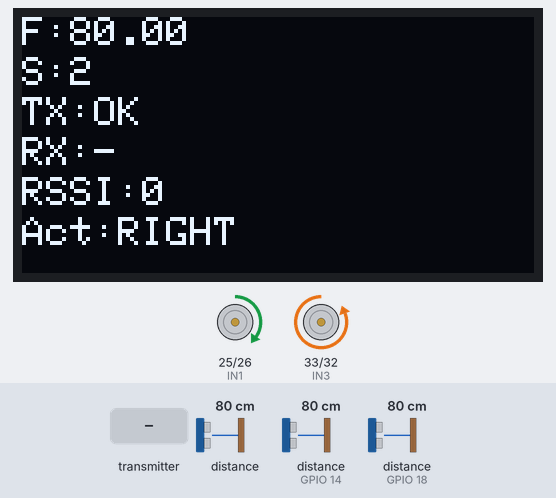
This sketch was run on a simulated ESP32. On the bench: 128×64 one-colour display, motor-driver pin pairs drawn as motors (green arrow = first pin HIGH = forward, orange = second pin HIGH = backward, longer = more drive, scaled by the enable pin). Wiring (inferred from the names in the program): 2 × ultrasonic range finder: trigger GPIO 5, echo GPIO 18 / trigger GPIO 13, echo GPIO 14. The inputs (shaded band) are chosen by the test bench; at power-on: distance to the obstacle 80 cm, distance to the obstacle (sensors on GPIO 14, GPIO 18) 80 cm. The echo pulse lasts 58.3 µs per cm.

Above: at 1.2 s.
1.3 s: distance to the obstacle (sensor 0) set to 11 cm
At 3.53 s:
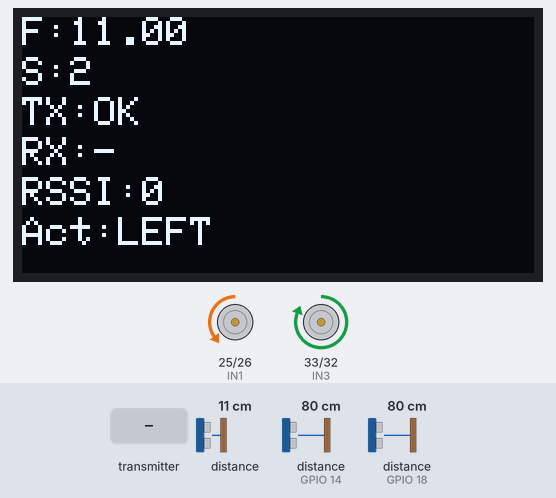
4.3 s: distance to the obstacle (sensor 0) set to 8 cm
At 5.2 s:
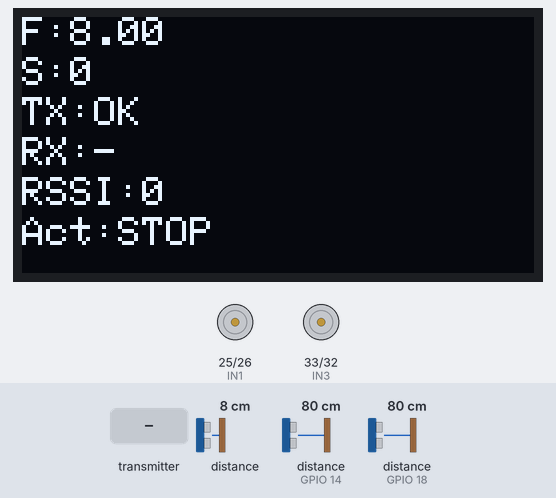
6.3 s: the transmitter starts sending frontDist = 0
At 7.1 s:
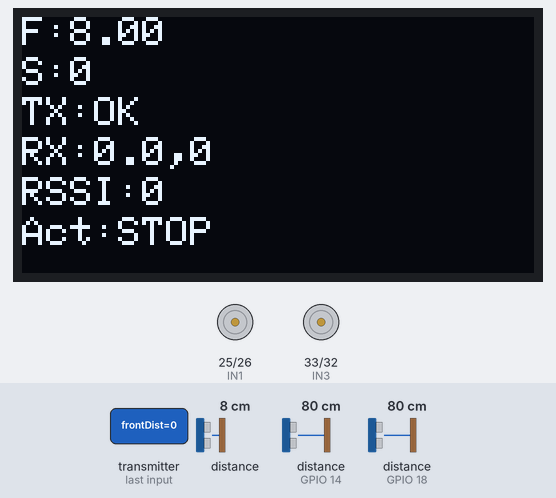
7.9 s: distance to the obstacle (sensor 0) set to 250 cm
At 9.7 s:
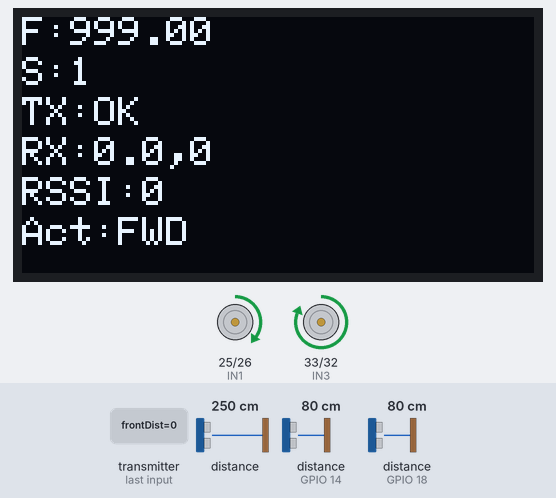
10.0 s: the transmitter starts sending state = 1
At 10.6 s:
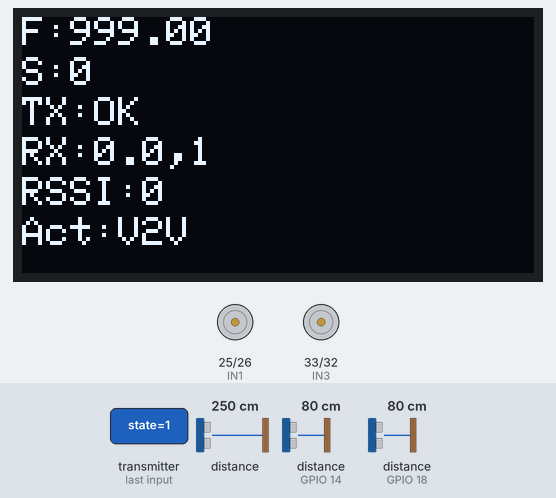
11.5 s: the transmitter starts sending frontDist = 25
At 12.4 s:
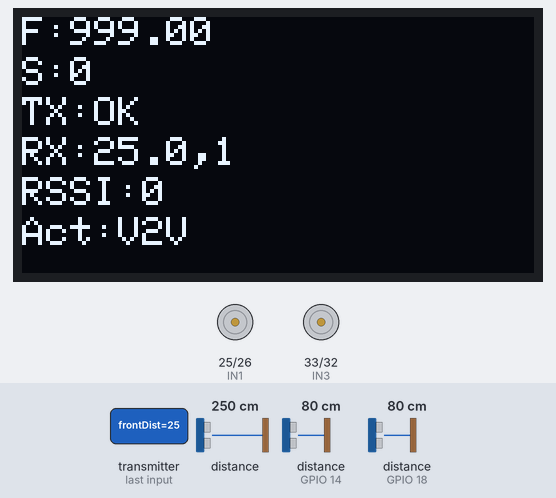
Timing chart, 0 to 14.1 s (numbered marks = the images above; inputs shaded):
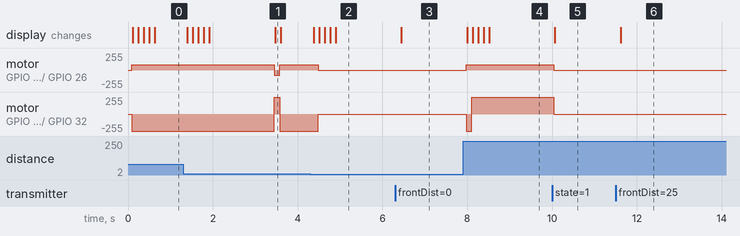

The sketch:

v1_indoortesting.ino
```cpp
#include <Wire.h>
#include "Adafruit_VL53L0X.h"
#include <esp_now.h>
#include <WiFi.h>
#include <Adafruit_GFX.h>
#include <Adafruit_SSD1306.h>

// ---------------- OLED ----------------
#define SCREEN_WIDTH 128
#define SCREEN_HEIGHT 64
Adafruit_SSD1306 display(SCREEN_WIDTH, SCREEN_HEIGHT, &Wire, -1);

String oledStatus="INIT", oledTX="-", oledRX="-";
int oledRSSI=0;

// ---------------- MOTOR ----------------
#define IN1 25
#define IN2 26
#define IN3 33
#define IN4 32
#define ENA 27
#define ENB 19

// ---------------- ULTRASONIC ----------------
#define TRIG_L 5
#define ECHO_L 18
#define TRIG_R 13
#define ECHO_R 14

Adafruit_VL53L0X lox;

// ---------------- FILTER ----------------
#define N 5
float distBuffer[N]={0};
int idx=0;

// ---------------- V2V ----------------
typedef struct {
  float frontDist;
  int state;
} VehicleData;

VehicleData sendData, recvData;

// 🔴 V2 MAC
uint8_t peerMAC[] = {0x14,0x33,0x5C,0x0B,0x23,0xAC};

// ---------------- MOTOR ----------------
void moveForward(){
  digitalWrite(IN1,HIGH); digitalWrite(IN2,LOW);
  digitalWrite(IN3,HIGH); digitalWrite(IN4,LOW);
}
void stopMotors(){
  digitalWrite(IN1,LOW); digitalWrite(IN2,LOW);
  digitalWrite(IN3,LOW); digitalWrite(IN4,LOW);
}
void turnRight(){
  digitalWrite(IN1,HIGH); digitalWrite(IN2,LOW);
  digitalWrite(IN3,LOW); digitalWrite(IN4,HIGH);
}
void turnLeft(){
  digitalWrite(IN1,LOW); digitalWrite(IN2,HIGH);
  digitalWrite(IN3,HIGH); digitalWrite(IN4,LOW);
}

// ---------------- FILTER ----------------
float movingAverage(float val){
  distBuffer[idx++] = val;
  if(idx>=N) idx=0;
  float sum=0;
  for(int i=0;i<N;i++) sum+=distBuffer[i];
  return sum/N;
}

// ---------------- SENSORS ----------------
long readUltrasonic(int trig,int echo){
  digitalWrite(trig,LOW); delayMicroseconds(2);
  digitalWrite(trig,HIGH); delayMicroseconds(10);
  digitalWrite(trig,LOW);
  long d=pulseIn(echo,HIGH,20000);
  return d*0.034/2;
}

float getDistanceFront(){
  VL53L0X_RangingMeasurementData_t m;
  lox.rangingTest(&m,false);
  int tof=(m.RangeStatus!=4)?m.RangeMilliMeter/10:999;
  return movingAverage(tof);
}

float getDistanceLeft(){ return readUltrasonic(TRIG_L,ECHO_L); }
float getDistanceRight(){ return readUltrasonic(TRIG_R,ECHO_R); }

// ---------------- OLED ----------------
void updateOLED(float dist,int state){
  display.clearDisplay();
  display.setCursor(0,0); display.print("F:"); display.println(dist);
  display.setCursor(0,10); display.print("S:"); display.println(state);
  display.setCursor(0,20); display.print("TX:"); display.println(oledTX);
  display.setCursor(0,30); display.print("RX:"); display.println(oledRX);
  display.setCursor(0,40); display.print("RSSI:"); display.println(oledRSSI);
  display.setCursor(0,50); display.print("Act:"); display.println(oledStatus);
  display.display();
}

// ---------------- ESP-NOW ----------------
void OnDataSent(const wifi_tx_info_t *info, esp_now_send_status_t status){
  oledTX = (status==ESP_NOW_SEND_SUCCESS)?"OK":"FAIL";
}

void OnDataRecv(const esp_now_recv_info_t *info,const uint8_t *data,int len){
  memcpy(&recvData,data,sizeof(recvData));
  oledRX=String(recvData.frontDist,1)+","+String(recvData.state);
  oledRSSI=info->rx_ctrl->rssi;
}

void sendVehicleData(float dist,int state){
  sendData.frontDist=dist;
  sendData.state=state;
  esp_now_send(peerMAC,(uint8_t*)&sendData,sizeof(sendData));
}

// ---------------- CONTROL ----------------
void controlLogic(float dist){

  float left=getDistanceLeft();
  delay(10);
  float right=getDistanceRight();

  if(dist<10){
    stopMotors(); oledStatus="STOP";
    sendVehicleData(dist,0);
    updateOLED(dist,0);
    return;
  }

  if(dist<400){
    if(left>right && left>15){ turnLeft(); oledStatus="LEFT"; }
    else if(right>15){ turnRight(); oledStatus="RIGHT"; }
    else{ stopMotors(); oledStatus="BLOCK"; }

    sendVehicleData(dist,2);
    updateOLED(dist,2);
    return;
  }

  if(recvData.frontDist<50 && recvData.state==1){
    stopMotors(); oledStatus="V2V";
    sendVehicleData(dist,0);
    updateOLED(dist,0);
    return;
  }

  moveForward(); oledStatus="FWD";
  sendVehicleData(dist,1);
  updateOLED(dist,1);
}

// ---------------- SETUP ----------------
void setup(){
  Serial.begin(115200);

  pinMode(IN1,OUTPUT); pinMode(IN2,OUTPUT);
  pinMode(IN3,OUTPUT); pinMode(IN4,OUTPUT);

  pinMode(TRIG_L,OUTPUT); pinMode(ECHO_L,INPUT);
  pinMode(TRIG_R,OUTPUT); pinMode(ECHO_R,INPUT);

  pinMode(ENA,OUTPUT); pinMode(ENB,OUTPUT);

  Wire.begin(21,22);
  lox.begin();

  analogWrite(ENA,80);
  analogWrite(ENB,255);

  display.begin(SSD1306_SWITCHCAPVCC,0x3C);
  display.setTextSize(1);
  display.setTextColor(WHITE);

  WiFi.mode(WIFI_STA);
  esp_now_init();

  esp_now_peer_info_t peerInfo={};
  memcpy(peerInfo.peer_addr,peerMAC,6);
  esp_now_add_peer(&peerInfo);

  esp_now_register_recv_cb(OnDataRecv);
  esp_now_register_send_cb(OnDataSent);
}

// ---------------- LOOP ----------------
void loop(){
  float dist=getDistanceFront();
  controlLogic(dist);
  delay(50);
}
```

Measured:
- the behaviour switches between 10 and 9 cm on distance to the obstacle (sensor 0) (found by bisection; images 1 and 2)
- after the input at 1.3 s, the display: first changes after 0.10 s (image 1 shows a later state)
- after the input at 4.3 s, motor on GPIO 25 (IN1) / GPIO 26 (IN2): forward 80/255 → stopped after 0.18 s; motor on GPIO 33 (IN3) / GPIO 32 (IN4): backward 255/255 → stopped after 0.18 s; the display: first changes after 0.08 s (image 2 shows a later state)
- after the input at 6.3 s, the display: changes after 0.15 s (image 3)
- after the input at 7.9 s, motor on GPIO 25 (IN1) / GPIO 26 (IN2): stopped → forward 80/255 after 0.07 s; motor on GPIO 33 (IN3) / GPIO 32 (IN4): stopped → backward 255/255 after 0.07 s, → forward 255/255 0.13 s later; the display: first changes after 0.10 s (image 4 shows a later state)
- after the input at 10.0 s, motor on GPIO 25 (IN1) / GPIO 26 (IN2): forward 80/255 → stopped at once; motor on GPIO 33 (IN3) / GPIO 32 (IN4): forward 255/255 → stopped at once; the display: changes after 0.07 s (image 5)
- after the input at 11.5 s, the display: changes after 0.12 s (image 6)
